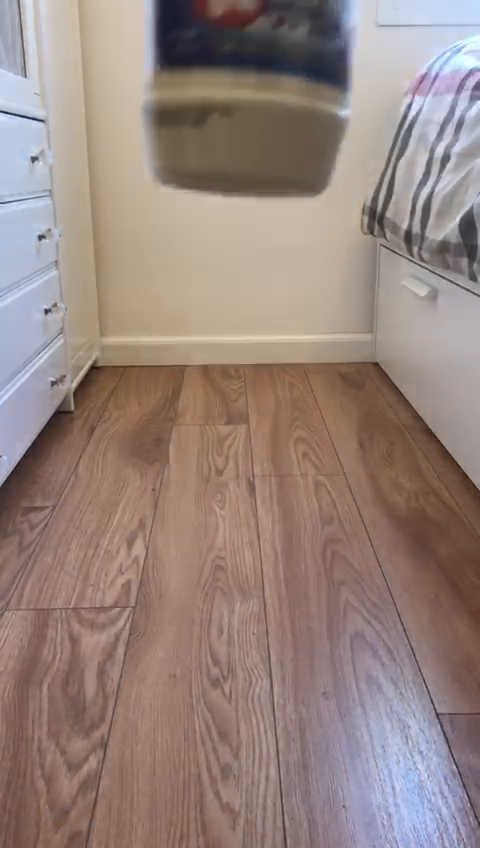
#> input picture frame 58 of resources/vid21.mp4, 480 x 848 px
$ python Main.py
#> lines starting #> are read from the running program, lines starting #| are printed output that depends on the picture; after the words box and inside, x2 and y2 are one past the last pixel; in counts of white or black regions, pixels touching at a corner belong together
### refactor/FrameExtractor.py
import json
from collections import deque
import cv2
import threading
import os
from labels import Labels

# path of resulted extracted frames
path = "C:" + os.path.sep + "Users" + os.path.sep + "Aviram" + os.path.sep + \
       "PycharmProjects" + os.path.sep + "helloWorld" + os.path.sep + "Result"


class FrameExtractor:
    # give the Ctor the video path ip / stream
    def __init__(self, video_path, i_Labels):
        self.video_stream_path = video_path
        self.image_list = []
        self.frame_counter = 0
        self.image_number = 0
        self.Labels = i_Labels

    def extract(self):
        cap = cv2.VideoCapture(self.video_stream_path)
        cap.set(3, 480)
        cap.set(4, 848)
        pts = deque(maxlen=64)

        frame_width = int(cap.get(cv2.CAP_PROP_FRAME_WIDTH))
        frame_height = int(cap.get(cv2.CAP_PROP_FRAME_HEIGHT))

        ret, frame1 = cap.read()
#> frame1 is the input picture: shape (848, 480, 3); mean B, G, R 125.3, 132.4, 151.2
        ret, frame2 = cap.read()
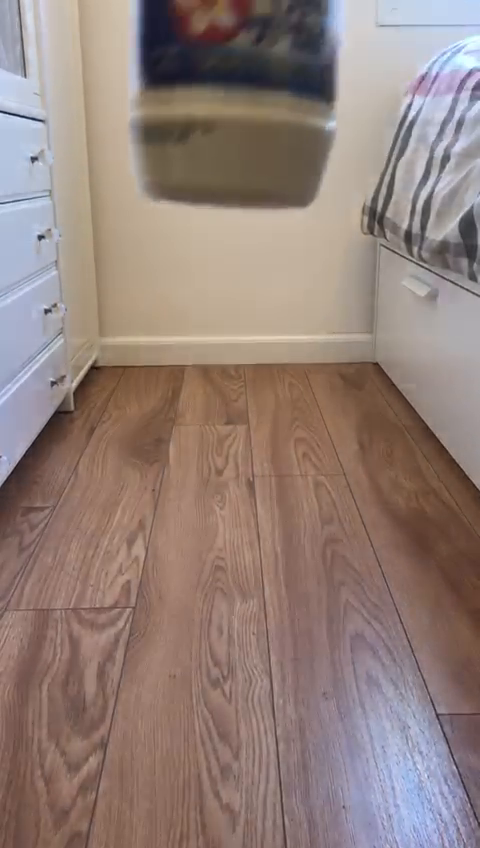
#> input picture frame 59 of resources/vid21.mp4, 480 x 848 px
#> frame2 is the input picture: shape (848, 480, 3); mean B, G, R 121.3, 128, 146.7

        if frame_width > frame_height:
            frame1 = cv2.rotate(frame1, cv2.ROTATE_90_CLOCKWISE)
            frame2 = cv2.rotate(frame2, cv2.ROTATE_90_CLOCKWISE)

        while cap.isOpened():
            # finds the frame contours based on the diff between the current frame and the prev frame
            contours, _ = self.find_contours(frame1, frame2)
            # cv2.drawContours(frame1, contours, -1, (0, 255, 0), 2)

            self.identify_and_write(contours, frame1, pts, self.image_list)

            cv2.imshow("feed", frame1)
            frame1 = frame2
            ret, frame2 = cap.read()
            if ret is False:
                break
            if frame_width > frame_height:
                frame2 = cv2.rotate(frame2, cv2.ROTATE_90_CLOCKWISE)

            if cv2.waitKey(40) == 27:
                break

        with open('output.txt', 'w') as outfile:
            json.dump(self.image_list, outfile)

        cv2.destroyAllWindows()
        cap.release()

    def find_contours(self, frame_1, frame_2):
        diff = cv2.absdiff(frame_1, frame_2)
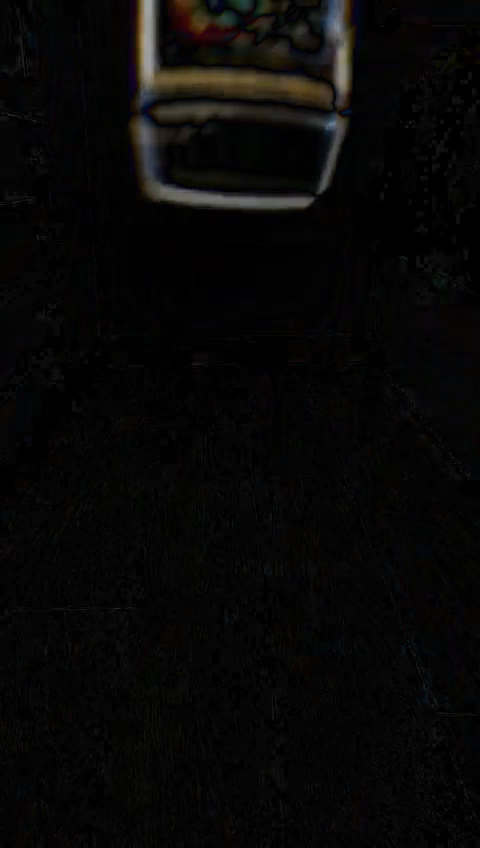
#> diff: shape (848, 480, 3); mean B, G, R 6.7, 7.3, 7.7
        gray = cv2.cvtColor(diff, cv2.COLOR_BGR2GRAY)
        blur = cv2.GaussianBlur(gray, (5, 5), 0)
        _, thresh = cv2.threshold(blur, 20, 255, cv2.THRESH_BINARY)
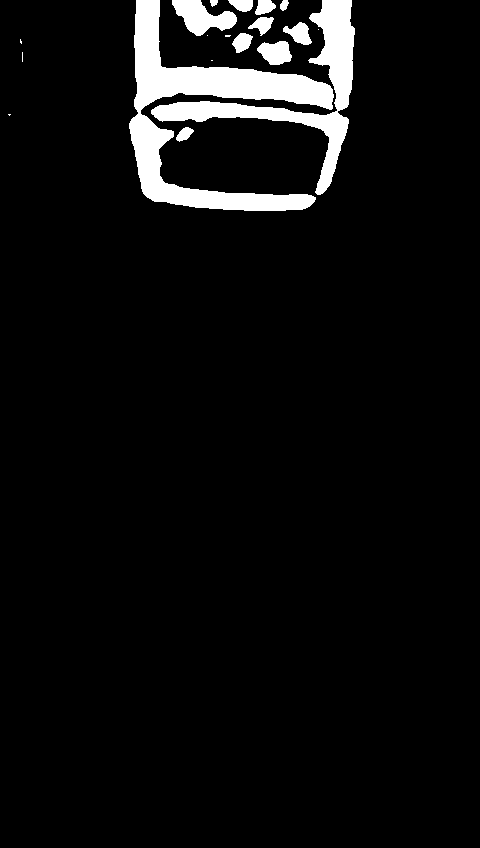
#> thresh: shape (848, 480); 5.5% white; 19 white regions (7 under 20 px), largest, box (x1, y1, x2, y2) and area: (129, 0, 334, 211) 12200, (151, 0, 355, 195) 6768, (172, 0, 237, 36) 1294
        dilated = cv2.dilate(thresh, None, iterations=3)
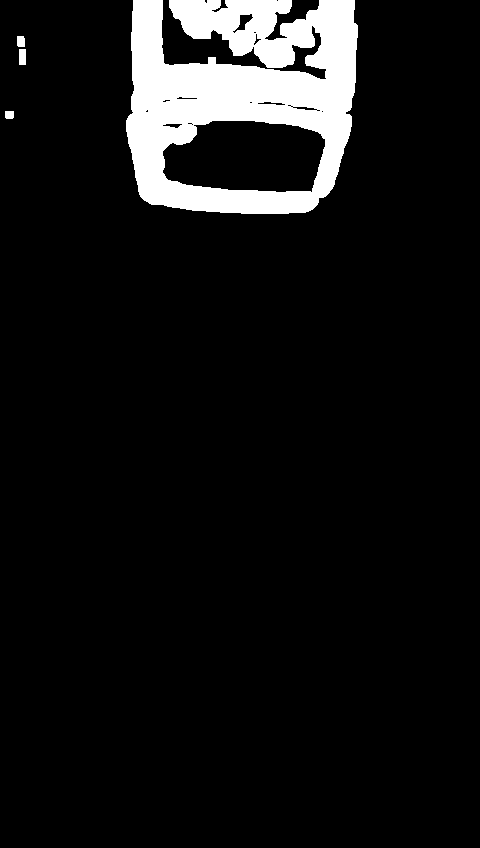
#> dilated: shape (848, 480); 7.8% white; 4 white regions
#> in extract, `contours, _ = self.find_contours(frame1, frame2)`: contours = 21 contours, 10 with area under 20; largest, box (x1, y1, x2, y2) and area: (126, 0, 358, 214) 40472, (162, 120, 326, 193) 9571, (232, 13, 254, 34) 170, (19, 49, 26, 65) 90, (17, 36, 25, 47) 68
        return cv2.findContours(dilated, cv2.RETR_TREE, cv2.CHAIN_APPROX_SIMPLE)

    def identify_and_write(self, i_contours, i_frame1, i_pts, i_imagelist):
        self.frame_counter
        self.image_number
        if len(i_contours) > 0:
            # find the largest contour in the mask, then use
            # the following filters to get the correct frames
            skip = False
            c = max(i_contours, key=cv2.contourArea)
#> c = contour of 442 points, box (x1, y1, x2, y2) (126, 0, 358, 214), area 40472

            (x, y, w, h) = cv2.boundingRect(c)
#> x = 126; y = 0; w = 232; h = 214
            if (y + h) > 650:
                skip = True
            # if (y + h) < 100:
            #     skip = True
            if cv2.contourArea(c) < 2500:
                skip = True
            # if cv2.contourArea(c) > 20000:
            #     skip = True

            if not skip:
                i_pts.appendleft((x, (y + h)))
                # crop_img = i_frame1[:, :600]
                crop_img = cv2.medianBlur(i_frame1, ksize=5)
                crop_img = cv2.resize(crop_img, (128, 128))
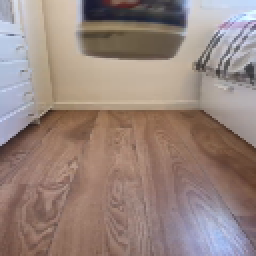
#> crop_img: shape (128, 128, 3) (shown 2 times larger); mean B, G, R 125.6, 132.6, 151.4
                self.frame_counter += 1
                direction = ""
                if len(i_pts) > 1 and self.frame_counter % 2 == 0:
                    if i_pts[0][1] - i_pts[1][1] > 0:
                        direction = -1
                    if i_pts[0][1] - i_pts[1][1] < 0:
                        direction = 1

                        Labels.insert_label(self.Labels, crop_img, self.image_number)
                        self.image_number += 1
                        i_imagelist.append((str(self.image_number), str(direction)))
                        cv2.imwrite(path + "/%d" % self.image_number + '.jpg', crop_img)
                    else:
                        print("this frame is not good")

                    # ==============================================
                    # activate recognize

            cv2.rectangle(i_frame1, (x, y), (x + w, y + h), (0, 255, 0), 2)
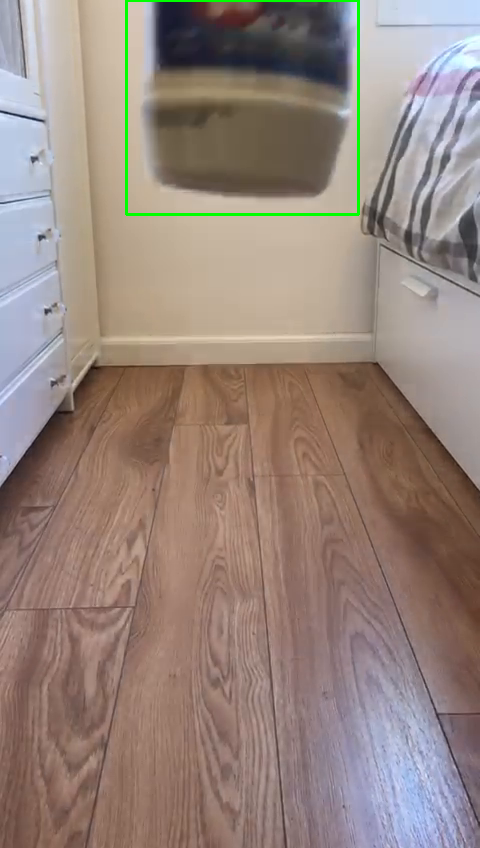
#> i_frame1: shape (848, 480, 3); 0.6% of pixels changed, all inside (x1, y1, x2, y2) = (125, 0, 360, 216)
            cv2.circle(i_frame1, (x, y + h), 5, (0, 0, 255), -1)
#> i_frame1: shape (848, 480, 3); 0.02% of pixels changed, all inside (x1, y1, x2, y2) = (121, 209, 132, 220)

### refactor/labels.py
import json


class Labels:
    # in case we want to self modify yhe labels arr we will send it
    # also we have default values
    def __init__(self, i_labels):
        self.predicted_labels = []
        self.unknown = "unknown"

        if len(i_labels) != 0:
            self.labels = i_labels
        else:
            # give default values
            self.labels = []
            red = "red ball"
            blue = "blue ball"
            yellow = "yellow ball"
            self.labels = [red, blue, yellow]

    # get the predicted lable from the NN and append the label into labels array if the labels fits the requierments
    # [12 lines left out: function insert_label, not called in this run]

    def get_yoni_labels(self, frame_to_insect):
        return "blue ball"

    def add_label(self, predicted_label, frame_number):
        self.predicted_labels.append((predicted_label, frame_number))

    # [7 lines left out: function get_label_from_label_arr, not called in this run]

    def dump_json(self):
        with open('predictions.txt', 'w') as outfile:
            json.dump(self.predicted_labels, outfile)

### refactor/Main.py
import json
from collections import deque
import cv2
import threading
import os
from FrameExtractor import FrameExtractor
from labels import Labels
from Recognition import Recognition

labels = Labels([])
f = FrameExtractor("C:/Users/Aviram/PycharmProjects/helloWorld/vid21.mp4", labels)
recognition = Recognition()

f.extract()
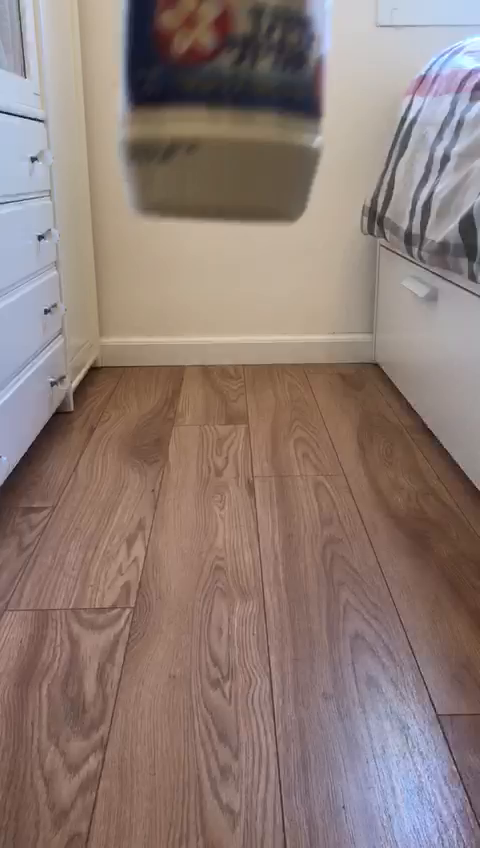
#> input picture frame 60 of resources/vid21.mp4, 480 x 848 px
#> in extract, frame2 is the input picture: shape (848, 480, 3); mean B, G, R 117.9, 124.1, 142.3
#> (key Esc is pressed here)
labels.dump_json()
